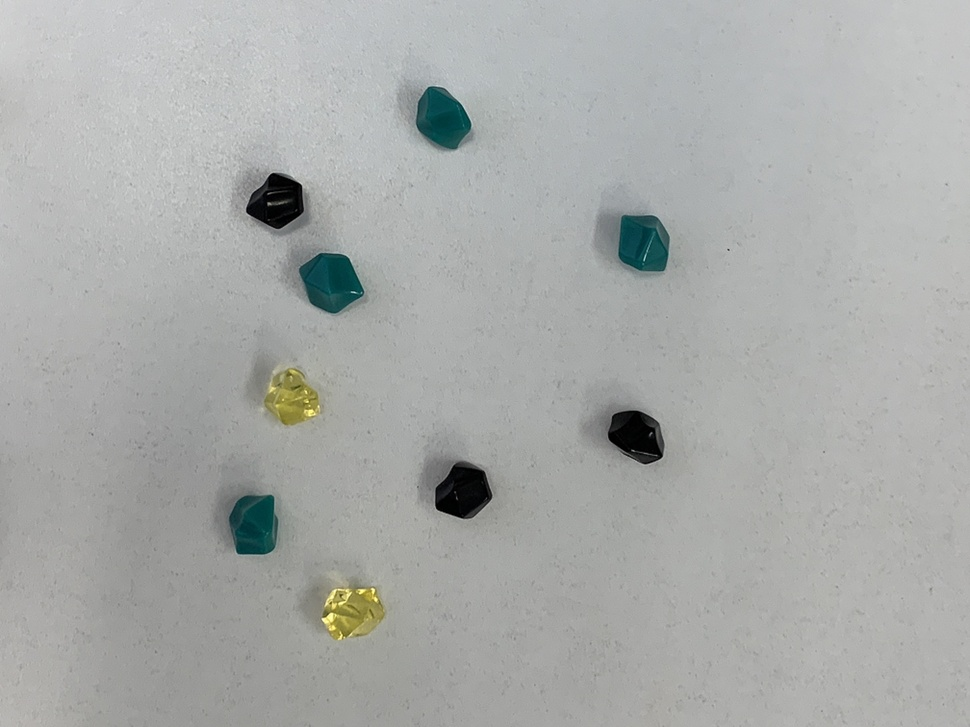
//> input picture week14/6-gem_count_black/gem1.jpg, 970 x 727 px, shrunk from 2016 x 1512 before the run
$ ./2   (built with g++ and OpenCV 4)
//> lines starting //> are read from the running program, lines starting //| are printed output that depends on the picture; after the words box and inside, x2 and y2 are one past the last pixel; in counts of white or black regions, pixels touching at a corner belong together
#include <iostream>
#include <opencv2/opencv.hpp>
#define FILE_NAME "gem1.jpg"

#define TH (20)
#define MAX_VAL (255)
#define COUNT (15)

#define WINDOW_NAME_INPUT "input"
#define WINDOW_NAME_BINARY "binary"
#define WINDOW_NAME_OUTPUT "output"

int main(int argc, const char* argv[]) {
  // 1. 画像を入力
  cv::Mat src_img = cv::imread(FILE_NAME, cv::IMREAD_COLOR);
//> src_img is the input picture: 727 rows x 970 cols, CV_8UC3; mean B, G, R 169.3, 171.1, 168.9
  if (src_img.empty()) {  // 入力失敗の場合
    fprintf(stderr, "Cannot read image file: %s.\n", FILE_NAME);
    return (-1);
  }

  // 2. グレースケール画像
  cv::Mat gray_img;
  cv::cvtColor(src_img, gray_img, cv::COLOR_BGR2GRAY);

  // 3. 二値化
  cv::Mat bin_img;
  cv::threshold(gray_img, bin_img, TH, MAX_VAL, cv::THRESH_BINARY);
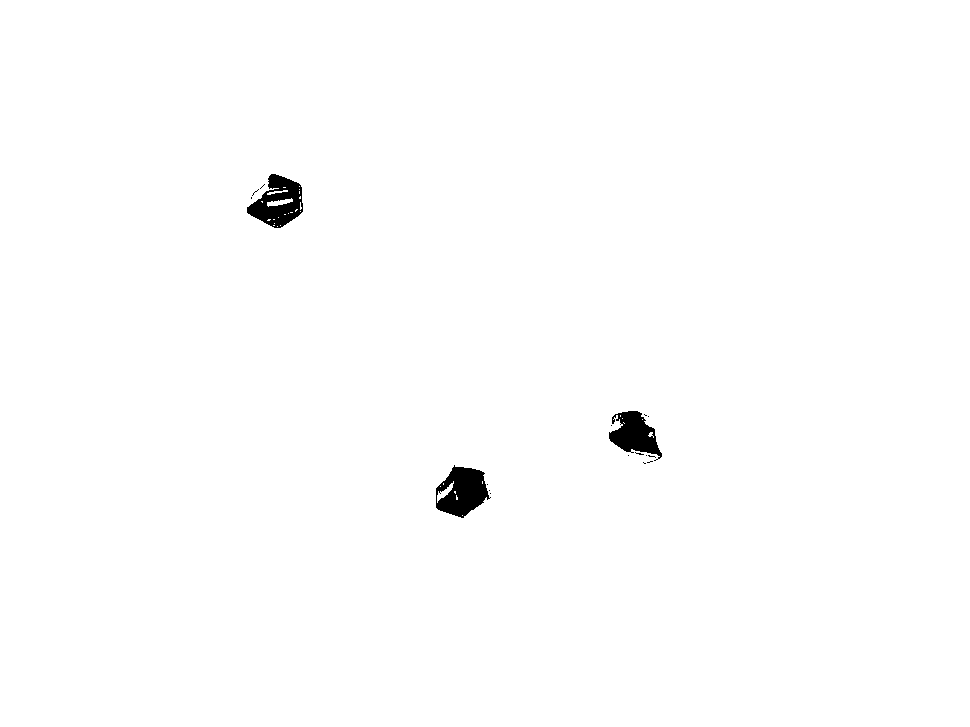
//> bin_img: 727 rows x 970 cols, CV_8UC1; 99.3% white; 18 black regions (15 under 20 px), largest, box (x1, y1, x2, y2) and area: (436, 465, 491, 518) 1816, (247, 174, 303, 228) 1698, (609, 411, 662, 461) 1453
  cv::bitwise_not(bin_img, bin_img);

  // 4. クロージング・オープニング
  cv::Mat tmp_img;
  cv::dilate(bin_img, tmp_img, cv::Mat(), cv::Point(-1, -1), 15);
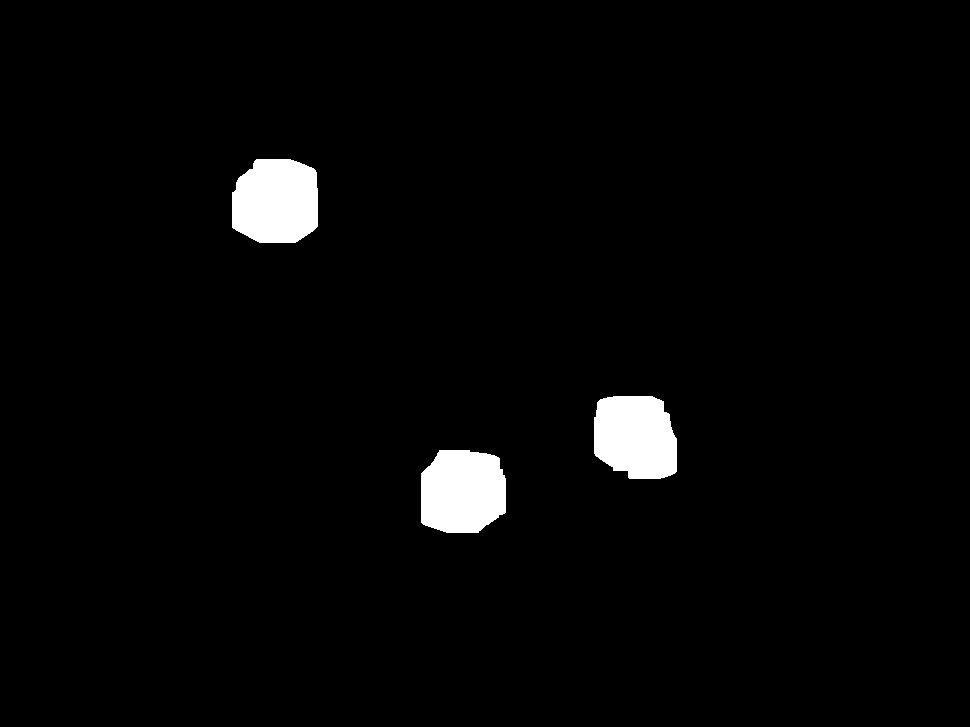
//> tmp_img: 727 rows x 970 cols, CV_8UC1; 2.6% white; 3 white regions, box (x1, y1, x2, y2) and area: (232, 159, 318, 243) 6287, (421, 450, 506, 533) 6133, (594, 396, 677, 479) 5909
  cv::erode(tmp_img, tmp_img, cv::Mat(), cv::Point(-1, -1), 15);
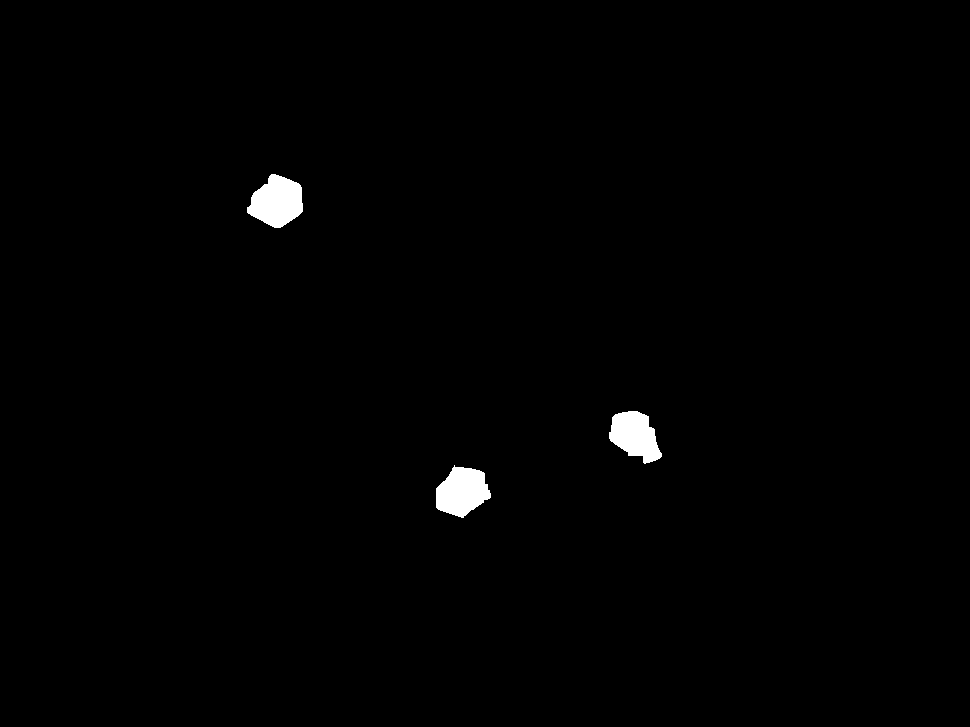
//> tmp_img: 727 rows x 970 cols, CV_8UC1; 0.84% white; 3 white regions

  // 5. 輪郭追跡による領域検出
  std::vector<std::vector<cv::Point>> contours;
  cv::findContours(tmp_img, contours, cv::RETR_LIST, cv::CHAIN_APPROX_NONE);
//> contours = 3 contours; box (x1, y1, x2, y2) and area: (247, 174, 303, 228) 2009, (436, 465, 491, 518) 1913, (609, 411, 662, 464) 1746

  // 6. 外接円を描画
  cv::Mat dst_img = src_img.clone();  // 入力画像を出力画像にコピー
  for (int i = 0; i < contours.size(); i++) {
    float radius;
    cv::Point2f center;
    cv::minEnclosingCircle(contours[i], center, radius);
    cv::circle(dst_img, center, (int)radius, CV_RGB(255, 0, 0), 2);
  }
//> this loop made 3 passes
//> (center, radius) on passes 1 to 3: (Point(461.1, 491.5), 29.47), (Point(636.5, 436.5), 31.31), (Point(274.3, 200.1), 29.79)
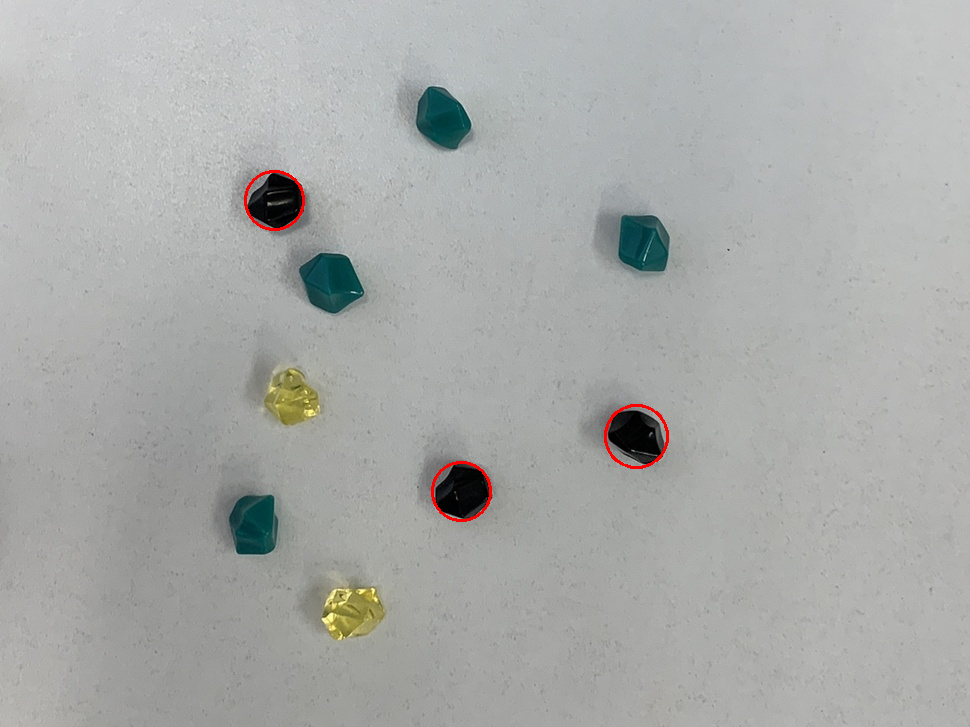
//> dst_img: 727 rows x 970 cols, CV_8UC3; 0.24% of pixels changed, all inside (x1, y1, x2, y2) = (244, 170, 669, 522)

  // 7. 個数を出力
  std::cout << "Black gem = " << contours.size() << std::endl;
//| Black gem = 3

  // 8. 表示
  cv::imshow(WINDOW_NAME_INPUT, src_img);
  cv::imshow(WINDOW_NAME_BINARY, bin_img);
  cv::imshow(WINDOW_NAME_OUTPUT, dst_img);
  cv::waitKey();  // キー入力待ち (止める)

  return 0;
}
